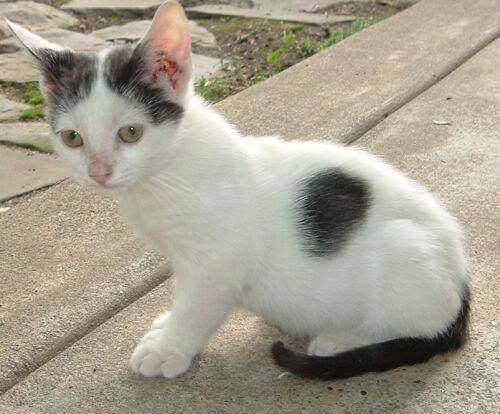
#> input picture ComputerVision/images/cat.3.jpg, 500 x 414 px
$ jupyter execute 'openCv快速开始——上采样和下采样.ipynb'   (shell and % lines are left out)
#> lines starting #> are read from the running program, lines starting #| are printed output that depends on the picture
[cell 1]
import matplotlib.pyplot as plt
import numpy as np
import cv2

def img_change_chanels(img):
    return cv2.merge(cv2.split(img)[::-1])

def show(img,title = None):
    plt.imshow(img)
    plt.title(title) if title is not None else None
    cv2.waitKey(0)
    cv2.destroyAllWindows()

def show_sub(images,x,y):
    for i in range(len(images)):
        plt.subplot(x,y,i+1)
        plt.imshow(images[i])
    cv2.waitKey(0)
    cv2.destroyAllWindows()

# 灰度图显示
def gray_show(img,name = None):
    if name is not None:
        cv2.imshow(name,img)
    else:
        cv2.imshow("img",img)
    cv2.waitKey(0)
    cv2.destroyAllWindows()

[cell 2]
cat = cv2.imread("./images/cat.3.jpg")
#> cat is the input picture: shape (414, 500, 3); mean B, G, R 144.3, 159.9, 165.9
dog = cv2.imread("./images/dog.3.jpg")
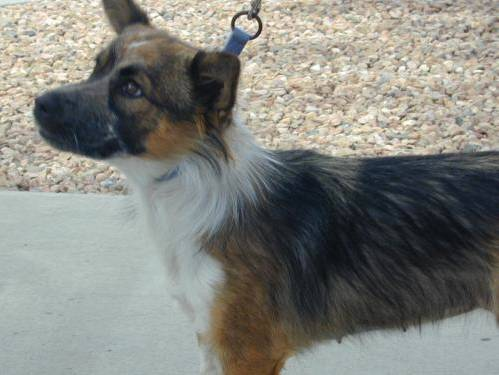
#> input picture ComputerVision/images/dog.3.jpg, 499 x 375 px
#> dog is the input picture: shape (375, 499, 3); mean B, G, R 126, 131.7, 130.7
cat = img_change_chanels(cat)
dog = img_change_chanels(dog)

### 高斯金字塔

[cell 3]
cat.shape
#> Out = (414, 500, 3)

[cell 4]
# 上采样 # 扩大

[cell 5]
img1 = cv2.pyrUp(cat)

[cell 6]
show(img1,img1.shape)

[cell 7]
# 下采样 # 缩小

[cell 8]
img2 = cv2.pyrDown(cat)
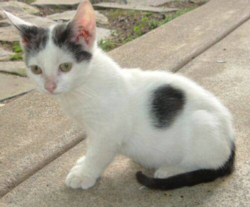
#> img2: shape (207, 250, 3); mean R, G, B 165.9, 159.9, 144.2

[cell 9]
show(img2,img2.shape)

[cell 10]
# 先下采样在上采样

[cell 11]
img3 = cv2.pyrUp(cv2.pyrDown(cat))
show(img3,img3.shape)

[cell 12]
show(np.hstack([cat,img3])) # 会变模糊
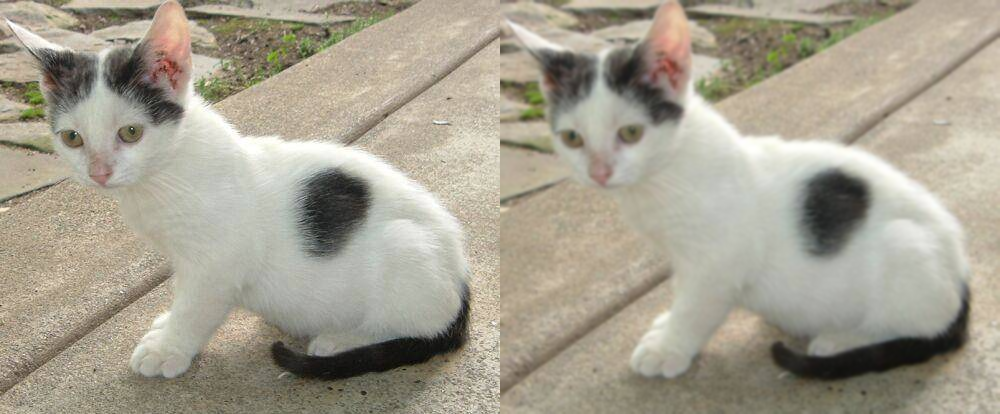
#> shown: shape (414, 1000, 3); mean R, G, B 165.9, 159.9, 144.3

### 拉普拉斯金字塔

[cell 13]
# 原来的减去先下后上的

[cell 14]
show(cat-img3)
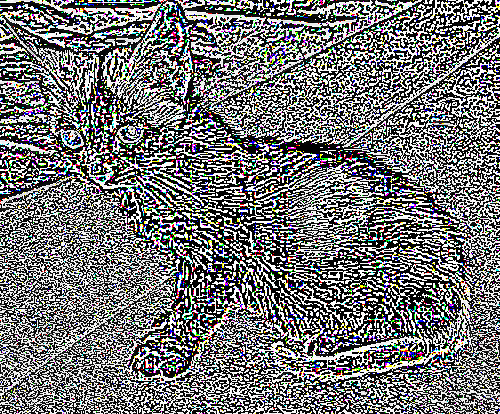
#> shown: shape (414, 500, 3); mean R, G, B 115.8, 116, 116.4
